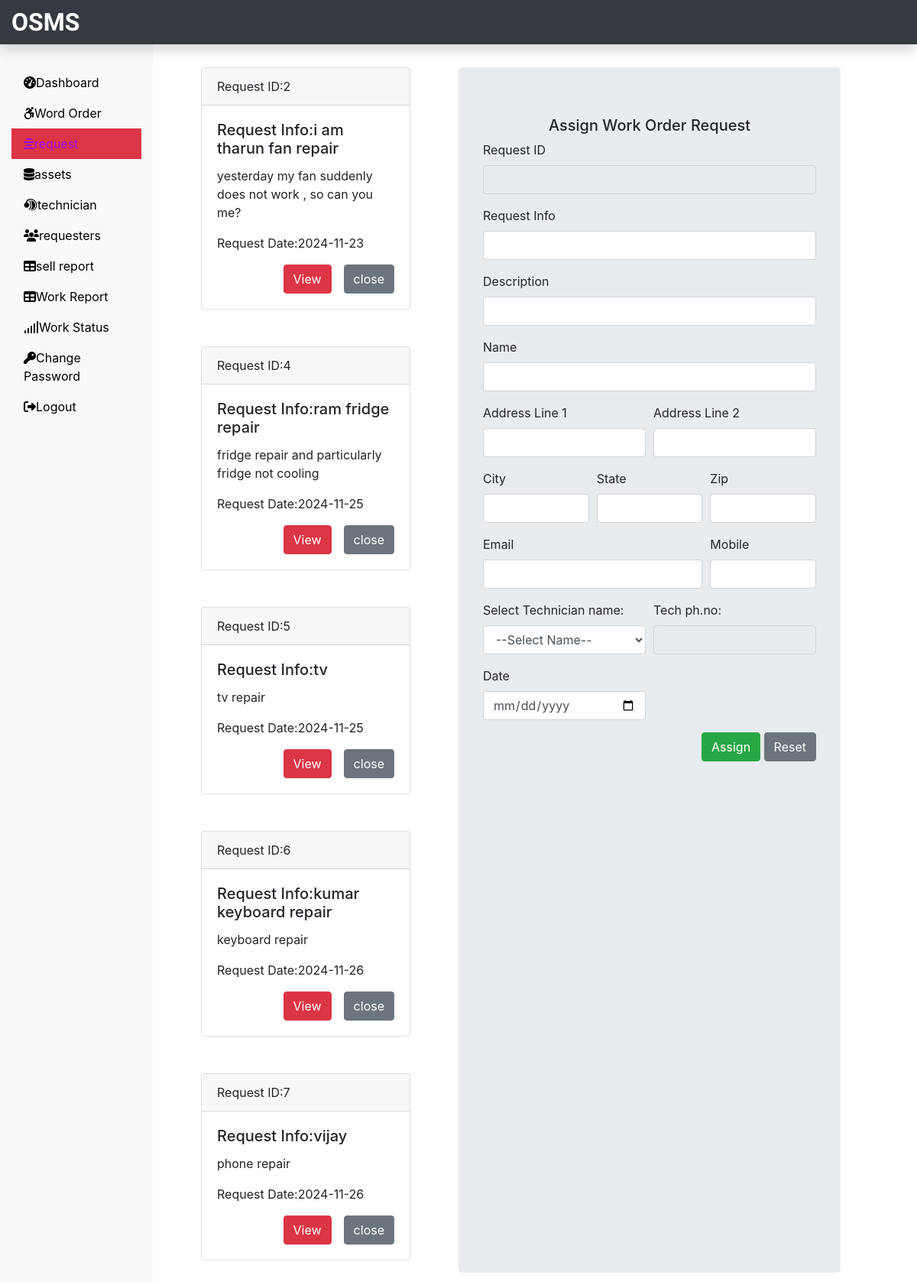
/Admin/request.php (signed in), run on the app's committed database.
### tables this page shows
CREATE TABLE `submitrequest_tb` (
  `request_id` int(11) NOT NULL,
  `request_info` text NOT NULL,
  `request_desc` text NOT NULL,
  `requester_name` varchar(60) NOT NULL,
  `requester_add1` text NOT NULL,
  `requester_add2` text NOT NULL,
  `requester_city` varchar(60) NOT NULL,
  `requester_state` varchar(60) NOT NULL,
  `requester_zip` int(11) NOT NULL,
  `requester_email` varchar(60) NOT NULL,
  `requester_mobile` bigint(20) NOT NULL,
  `request_date` date NOT NULL
);

### Admin/request.php (the view, shortened to what this page needs)
<?php
include('../dbConnection.php');
include('includes/header.php');
?>
<div class="col-sm-4 mb-5">
    <?php
            $sql = "SELECT request_id, request_info, request_desc, request_date FROM
             submitrequest_tb";
            $result = $conn->query($sql);
            if($result->num_rows > 0){
             while($row = $result->fetch_assoc()){
              echo '<div class="card mt-5 mx-5">';
               echo '<div class="card-header">';
                echo 'Request ID:'. $row['request_id'];
               echo '</div>';
               echo '<div class="card-body">';
               echo '<h5 class="card-title">Request Info:'.$row['request_info'];
               echo '</h5>';
               echo '<p class="card-text">'.$row['request_desc'];
               echo '</p>';
               echo '<p class="card-text">Request Date:'.$row['request_date'];
               echo '</p>';
              echo '<div class="float-right">';
              echo '<form action="" method="POST">';
              echo '<input type="submit" class="btn btn-danger mr-3" value="View" name="view">';
              echo '<input type="submit" class="btn btn-secondary" value="close" name="close">';
              echo '</form>';
              echo '</div>';
               echo '</div>';
              echo '</div>';
             }
            }
           ?>
          </div>
<?php
include('assignworkform.php');
include('includes/footer.php');
?>

### data on the page
submitrequest_tb: request_id "2", request_info "i am tharun fan repair", request_desc "yesterday my fan suddenly does not work , so can you me?", request_date "2024-11-23"
submitrequest_tb: request_id "4", request_info "ram fridge repair", request_desc "fridge repair and particularly fridge not cooling", request_date "2024-11-25"
submitrequest_tb: request_id "5", request_info "tv", request_desc "tv repair", request_date "2024-11-25"
submitrequest_tb: request_id "6", request_info "kumar keyboard repair", request_desc "keyboard repair", request_date "2024-11-26"
submitrequest_tb: request_id "7", request_info "vijay", request_desc "phone repair", request_date "2024-11-26"
